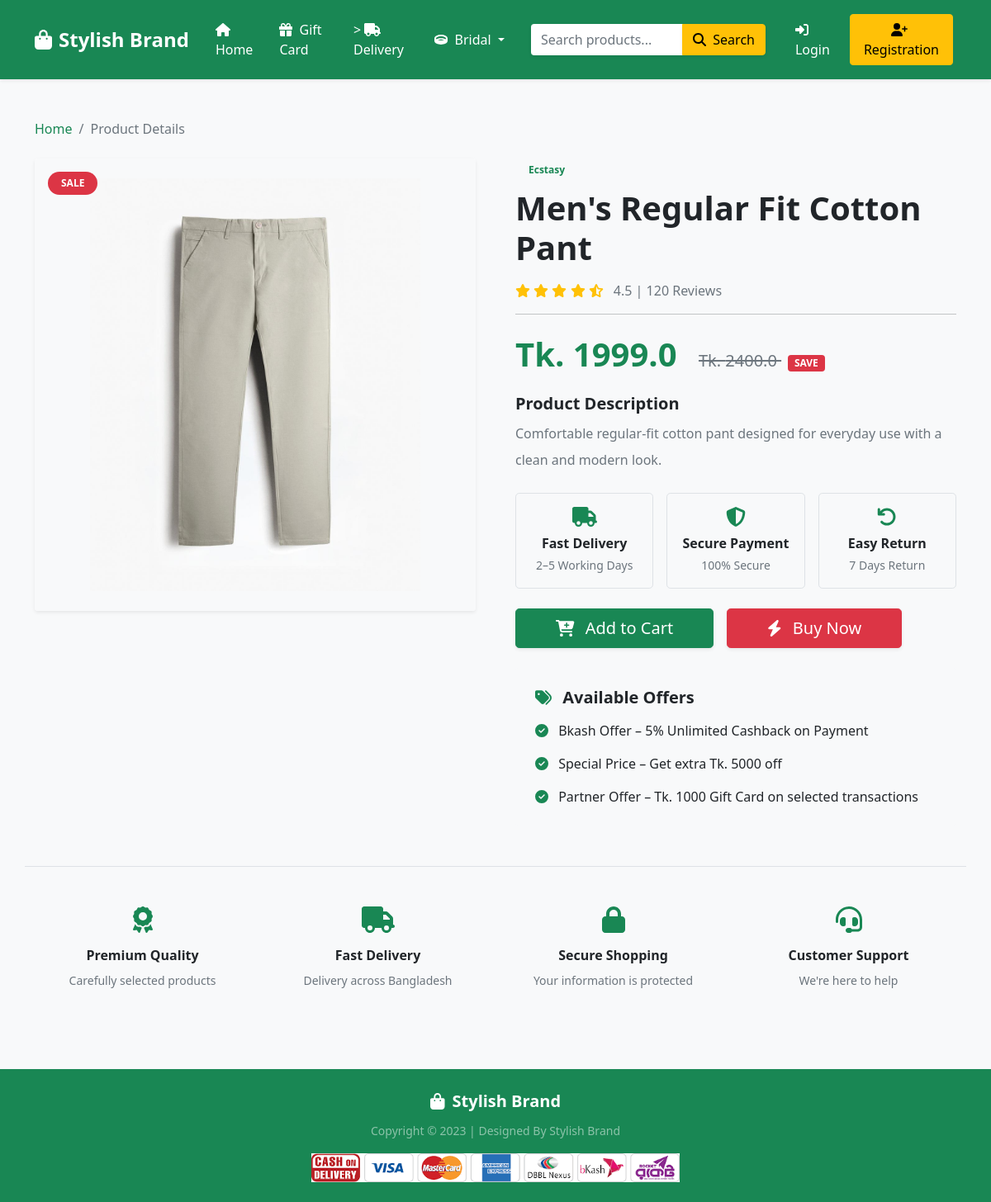
The app's page /product_detail/13 with its own data.
### Shop/models.py (models this page shows, shortened)
class Product(models.Model):
    title = models.CharField(max_length=100)
    selling_price = models.FloatField()
    discounted_price = models.FloatField()
    description = models.TextField()
    brand = models.CharField(max_length=100)
    category = models.CharField(choices=CATEGORY_CHOICES,max_length=2)
    product_image = models.ImageField(upload_to='productimg')

### Shop/views.py (the view)
class ProductDetailView(View):
    def get(self, request, pk):
        totalitem = 0
        product = Product.objects.get(pk=pk)
        item_already_in_cart = False
        if request.user.is_authenticated:
            totalitem = len(Cart.objects.filter(user=request.user))
            item_already_in_cart = Cart.objects.filter(
                Q(product=product.id) & Q(user=request.user)
            ).exists()
        return render(
            request,
            "Shop/productdetail.html",
            {
                "product": product,
                "item_already_in_cart": item_already_in_cart,
                "totalitem": totalitem,
            },
        )

### Shop/templates/Shop/productdetail.html (shortened to what this page needs)
{% extends 'Shop/base.html' %}
{% load static %}
{% block main-content %}
<div class="container py-5">
    <nav aria-label="breadcrumb" class="mb-4">
        <ol class="breadcrumb">
            <li class="breadcrumb-item">
                <a href="{% url 'home' %}"
                    class="text-decoration-none text-success">
                    Home
                </a>
            </li>
            <li class="breadcrumb-item active">
                Product Details
            </li>
        </ol>
    </nav>
    <div class="row g-5">
        <div class="col-lg-6">
            <div class="card border-0 shadow-sm rounded-4 overflow-hidden">
                {% if product.selling_price > product.discounted_price %}
                <div class="position-absolute top-0 start-0 m-3 z-1">
                    <span class="badge bg-danger px-3 py-2 rounded-pill">
                        SALE
                    </span>
                </div>
                {% endif %}
                <div class="bg-light p-4 text-center">
                    <img src="{{ product.product_image.url }}"
                        alt="{{ product.title }}"
                        class="img-fluid"
                        style="height: 500px; width: 100%; object-fit: contain;">
                </div>
            </div>
        </div>
        <div class="col-lg-6">
            <div class="mb-2">
                <span class="badge bg-success-subtle text-success px-3 py-2">
                    {{ product.brand }}
                </span>
            </div>
            <h1 class="fw-bold display-6 mb-3">
                {{ product.title }}
            </h1>
            <div class="mb-3">
                <span class="text-warning">
                    <i class="fas fa-star"></i>
                    <i class="fas fa-star"></i>
                    <i class="fas fa-star"></i>
                    <i class="fas fa-star"></i>
                    <i class="fas fa-star-half-alt"></i>
                </span>
                <span class="text-muted ms-2">
                    4.5 | 120 Reviews
                </span>
            </div>
            <hr>
            <div class="my-4">
                <span class="display-6 fw-bold text-success">
                    Tk. {{ product.discounted_price }}
                </span>
                {% if product.selling_price > product.discounted_price %}
                <span class="fs-5 text-muted text-decoration-line-through ms-3">
                    Tk. {{ product.selling_price }}
                </span>
                <span class="badge bg-danger ms-2">
                    SAVE
                </span>
                {% endif %}
            </div>
            <div class="mb-4">
                <h5 class="fw-bold">
                    Product Description
                </h5>
                <p class="text-muted lh-lg">
                    {{ product.description }}
                </p>
            </div>
            <div class="row g-3 mb-4">
                <div class="col-md-4">
                    <div class="border rounded-3 p-3 text-center h-100">
                        <i class="fas fa-truck text-success fs-4 mb-2"></i>
                        <h6 class="fw-bold mb-1">
                            Fast Delivery
                        </h6>
                        <small class="text-muted">
                            2–5 Working Days
                        </small>
                    </div>
                </div>
                <div class="col-md-4">
                    <div class="border rounded-3 p-3 text-center h-100">
                        <i class="fas fa-shield-alt text-success fs-4 mb-2"></i>
                        <h6 class="fw-bold mb-1">
                            Secure Payment
                        </h6>
                        <small class="text-muted">
                            100% Secure
                        </small>
                    </div>
                </div>
                <div class="col-md-4">
                    <div class="border rounded-3 p-3 text-center h-100">
                        <i class="fas fa-undo text-success fs-4 mb-2"></i>
                        <h6 class="fw-bold mb-1">
                            Easy Return
                        </h6>
                        <small class="text-muted">
                            7 Days Return
                        </small>
                    </div>
                </div>
            </div>
            <div class="d-flex flex-wrap gap-3 mb-4">
                {% if item_already_in_cart %}
                <a href="{% url 'showcart' %}"
                    class="btn btn-warning btn-lg px-5 shadow-sm">
                    <i class="fas fa-shopping-cart me-2"></i>
                    Go to Cart
                </a>
                {% else %}
                <form action="/add-to-cart" class="d-inline">
                    <button type="submit"
                        class="btn btn-success btn-lg px-5 shadow-sm">
                        <i class="fas fa-cart-plus me-2"></i>
                        Add to Cart
                    </button>
                </form>
                {% endif %}
                <a href="{% url 'buy-now' %}"
                    class="btn btn-danger btn-lg px-5 shadow-sm">
                    <i class="fas fa-bolt me-2"></i>
                    Buy Now
                </a>
            </div>
            <div class="card border-0 bg-light rounded-4 p-4">
                <h5 class="fw-bold mb-3">
                    <i class="fas fa-tags text-success me-2"></i>
                    Available Offers
                </h5>
                <div class="mb-3">
                    <i class="fas fa-check-circle text-success me-2"></i>
                    <span>
                        Bkash Offer – 5% Unlimited Cashback on Payment
                    </span>
                </div>
                <div class="mb-3">
                    <i class="fas fa-check-circle text-success me-2"></i>
                    <span>
                        Special Price – Get extra Tk. 5000 off
                    </span>
                </div>
                <div>
                    <i class="fas fa-check-circle text-success me-2"></i>
                    <span>
                        Partner Offer – Tk. 1000 Gift Card on selected
                        transactions
                    </span>
                </div>
            </div>
        </div>
    </div>
    <div class="row g-4 mt-5 pt-4 border-top">
        <div class="col-md-3">
            <div class="text-center">
                <i class="fas fa-award text-success fs-2 mb-3"></i>
                <h6 class="fw-bold">
                    Premium Quality
                </h6>
                <small class="text-muted">
                    Carefully selected products
                </small>
            </div>
        </div>
        <div class="col-md-3">
            <div class="text-center">
                <i class="fas fa-truck text-success fs-2 mb-3"></i>
                <h6 class="fw-bold">
                    Fast Delivery
                </h6>
                <small class="text-muted">
                    Delivery across Bangladesh
                </small>
            </div>
        </div>
        <div class="col-md-3">
            <div class="text-center">
                <i class="fas fa-lock text-success fs-2 mb-3"></i>
                <h6 class="fw-bold">
                    Secure Shopping
                </h6>
                <small class="text-muted">
                    Your information is protected
                </small>
            </div>
        </div>
        <div class="col-md-3">
            <div class="text-center">
                <i class="fas fa-headset text-success fs-2 mb-3"></i>
                <h6 class="fw-bold">
                    Customer Support
                </h6>
                <small class="text-muted">
                    We're here to help
                </small>
            </div>
        </div>
    </div>
</div>
{% endblock main-content %}

### records on screen
Product: product_image (picture), brand "Ecstasy", title "Men's Regular Fit Cotton Pant", discounted_price "1999.0", selling_price "2400.0", description "Comfortable regular-fit cotton pant designed for everyday use with a clean and modern look."
